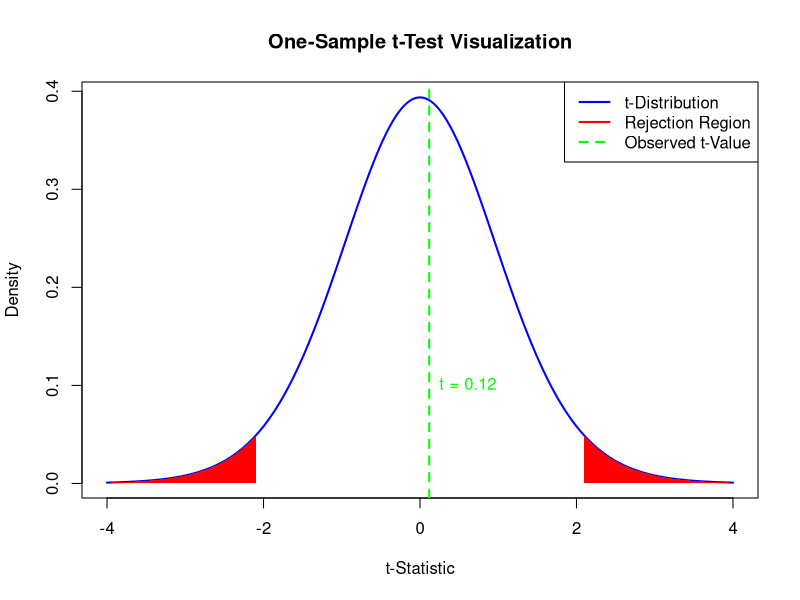

Generate this figure with R:
# Input data
clock_speeds <- c(2.5, 1.7, 2.9, 2.7, 1.1, 1.9, 1.3, 1.8, 2.8, 2.3,
                  2.4, 1.7, 1.9, 2.2, 2.1, 1.9, 2.7, 3.3, 2.9, 2.2)

# Population mean
population_mean <- 2.2

# Perform one-sample t-test
t_test_result <- t.test(clock_speeds, mu = population_mean)

# Print the results
print(t_test_result)

# Define parameters
population_mean <- 2.2             
sample_mean <- mean(clock_speeds)
sample_sd <- sd(clock_speeds)
n <- length(clock_speeds)
t_value <- (sample_mean - population_mean) / (sample_sd / sqrt(n))
alpha <- 0.05
df <- n - 1

# Generate data for the t-distribution
x <- seq(-4, 4, length.out = 1000) # t-values
y <- dt(x, df) # density of t-distribution

# Critical t-values
t_critical <- qt(c(alpha / 2, 1 - alpha / 2), df)

# Plot the t-distribution
plot(x, y, type = "l", lwd = 2, col = "blue", 
     main = "One-Sample t-Test Visualization", 
     xlab = "t-Statistic", ylab = "Density")

# Shade the rejection regions
polygon(c(x[x <= t_critical[1]], t_critical[1]), 
        c(y[x <= t_critical[1]], 0), col = "red", border = NA)
polygon(c(x[x >= t_critical[2]], t_critical[2]), 
        c(y[x >= t_critical[2]], 0), col = "red", border = NA)

# Add vertical line for sample t-value
abline(v = t_value, col = "green", lwd = 2, lty = 2)

# Add annotations
legend("topright", legend = c("t-Distribution", "Rejection Region", "Observed t-Value"),
       col = c("blue", "red", "green"), lwd = c(2, 2, 2), lty = c(1, 1, 2))
text(t_value, 0.1, labels = paste("t =", round(t_value, 2)), col = "green", pos = 4)
